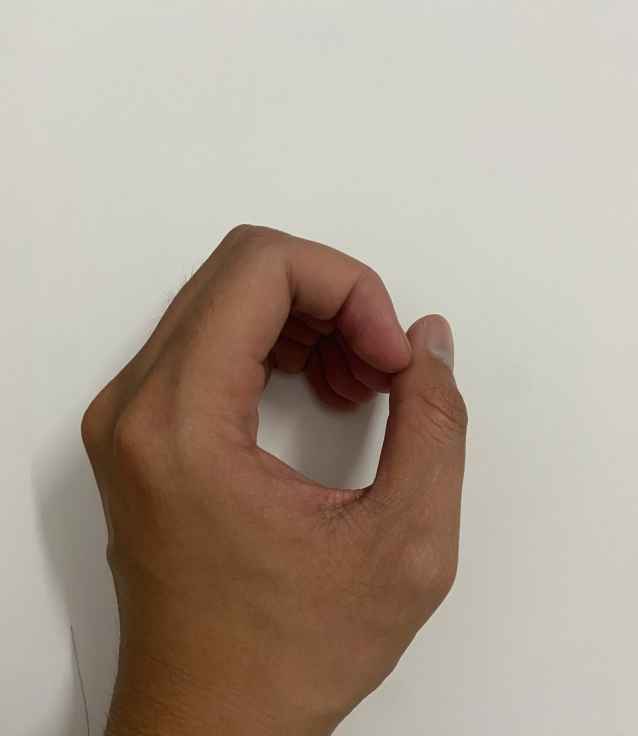
#> input picture ANN/dataset/class_1/1793072332128_5246538256360569843_g3268398984776256103_7c5e9b3861486b23f23b0a8230e8b9bc.jpg, 1913 x 2207 px (shown at 1/3 size)
$ python -i main.py   (imports and definitions only)
#> lines starting #> are read from the running program, lines starting #| are printed output that depends on the picture; after the words box and inside, x2 and y2 are one past the last pixel; in counts of white or black regions, pixels touching at a corner belong together
#> further down, picture is the input picture: shape (2207, 1913, 3); mean B, G, R 146.6, 160.2, 173.5
from __future__ import annotations

import csv
import hashlib
import math
import shutil
import sys
from collections import Counter
from functools import lru_cache
from pathlib import Path

import cv2
import matplotlib
# [1 line not run here, left out]
import matplotlib.pyplot as plt
import numpy as np
from sklearn.metrics import accuracy_score, confusion_matrix, precision_recall_fscore_support
from sklearn.preprocessing import MinMaxScaler

ROOT = Path(__file__).resolve().parent
DATA = ROOT / "dataset"
PROCESSED = ROOT / "dataset_processed"
COLOR_AUGMENTED = ROOT / "dataset_augmented"
RESULTS = ROOT / "ket_qua"
NUM_CLASSES = 5
NUM_ORIG = 20
ANGLES = [0, 15, -15, 20, -20]
EPOCHS = 200
SEED = 2026
EPS = 1e-10
COLORS = ["#2457a5", "#e27138", "#30946b", "#a552a3", "#c6a12a"]
EXPECTED_DATA_SHA256 = "b14ce7c32e54adcc98c47b33cc5861f256ff78dd04254967b215f47c946f0ab0"

class TerminalAndFile:

    def __init__(self, original, log):
        self.original, self.log = original, log
    def write(self, text):
        self.original.write(text)
        self.log.write(text)
    def flush(self):
        self.original.flush()
        self.log.flush()
    def isatty(self):
        return False
    @property
    def encoding(self):
        return self.original.encoding

# [28 lines left out: functions dataset_hash, section, read_image, resize_image, not called in this run]

def keep_largest(mask):
    n, labels, stats, _ = cv2.connectedComponentsWithStats(mask, connectivity=8)
    if n < 2:
        return np.zeros_like(mask)
    largest = 1 + np.argmax(stats[1:, cv2.CC_STAT_AREA])
    return np.where(labels == largest, 255, 0).astype(np.uint8)


# [12 lines left out: function segment_hand_old, not called in this run]


def segment_hand(bgr):
    img = cv2.GaussianBlur(bgr, (3, 3), 0)
    h, w = img.shape[:2]
    hsv = cv2.cvtColor(img, cv2.COLOR_BGR2HSV)
#> hsv: shape (2207, 1913, 3); mean H, S, V 20.9, 55.1, 173.5
    ycrcb = cv2.cvtColor(img, cv2.COLOR_BGR2YCrCb)
#> ycrcb: shape (2207, 1913, 3); mean of channels 0, 1, 2 162.7, 135.8, 119
    lab = cv2.cvtColor(img, cv2.COLOR_BGR2LAB)
#> lab: shape (2207, 1913, 3); mean of channels 0, 1, 2 168.6, 131.6, 137.7

    S, V = hsv[:, :, 1], hsv[:, :, 2]
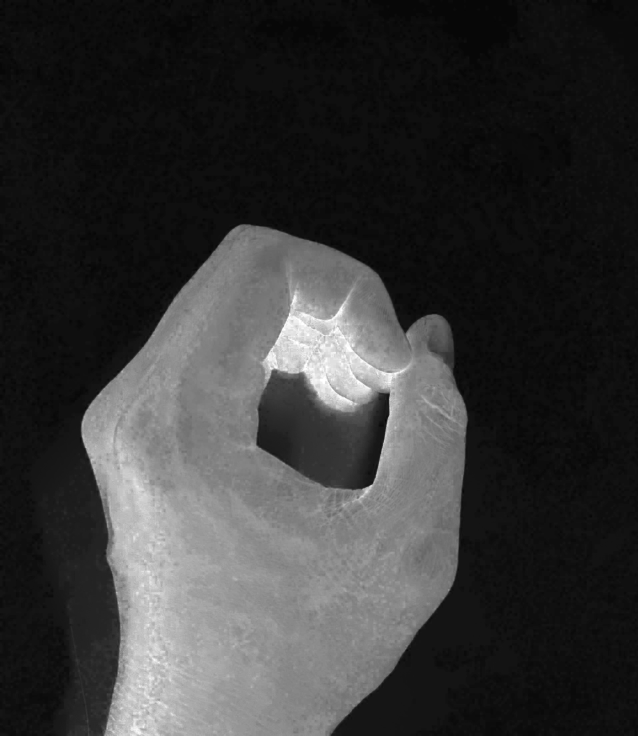
#> S: shape (2207, 1913) (shown at 1/3 size); min 3, max 255, mean 55.1
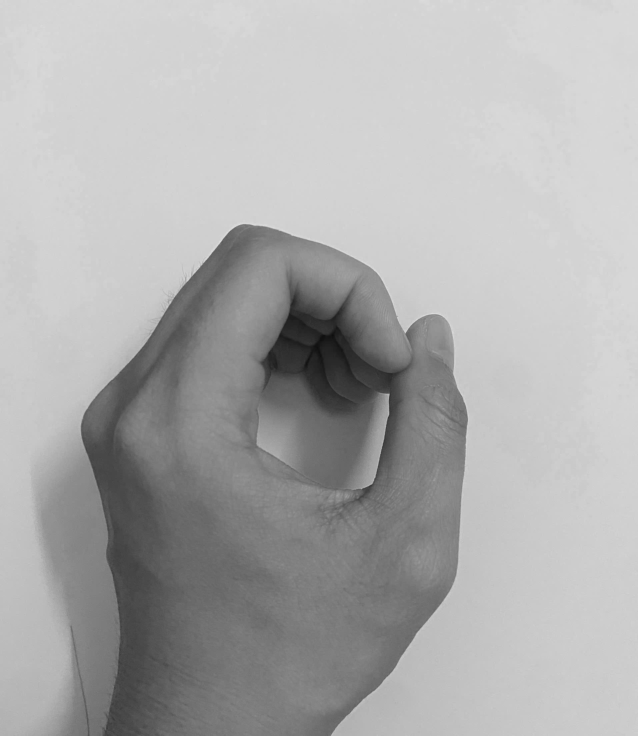
#> V: shape (2207, 1913) (shown at 1/3 size); min 12, max 228, mean 173.5
    Cr, Cb = ycrcb[:, :, 1], ycrcb[:, :, 2]
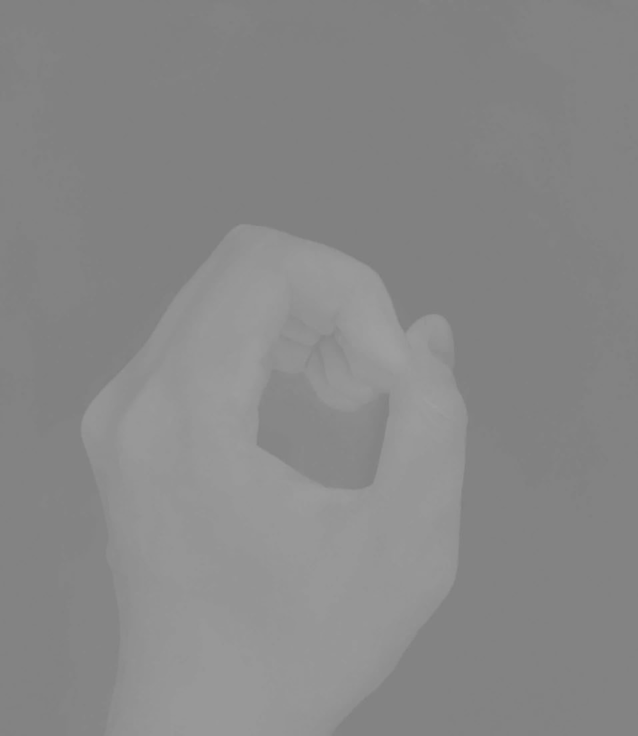
#> Cr: shape (2207, 1913) (shown at 1/3 size); min 124, max 159, mean 135.8
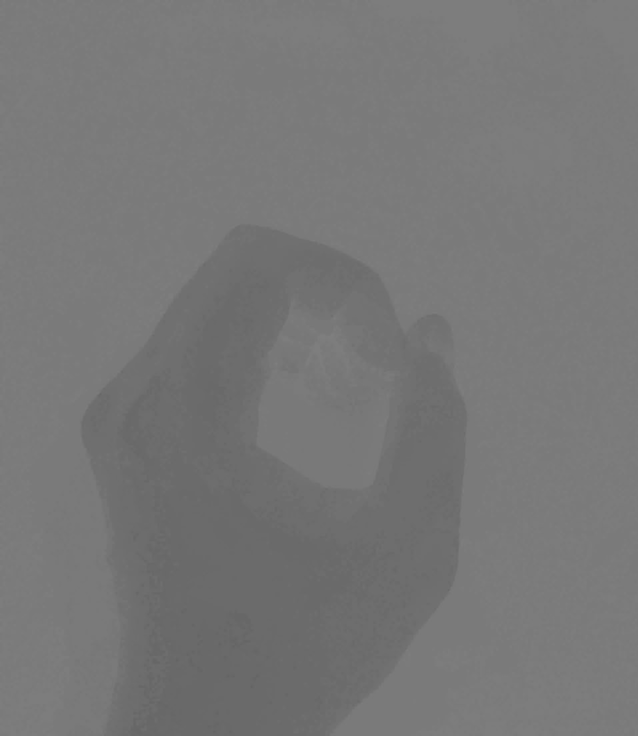
#> Cb: shape (2207, 1913) (shown at 1/3 size); min 100, max 127, mean 119
    A = lab[:, :, 1]

    skin = ((Cr >= 133) & (Cr <= 185) &
            (Cb >= 75) & (Cb <= 138) &
            (S >= 17) & (V >= 35) & (A >= 129)).astype(np.uint8) * 255
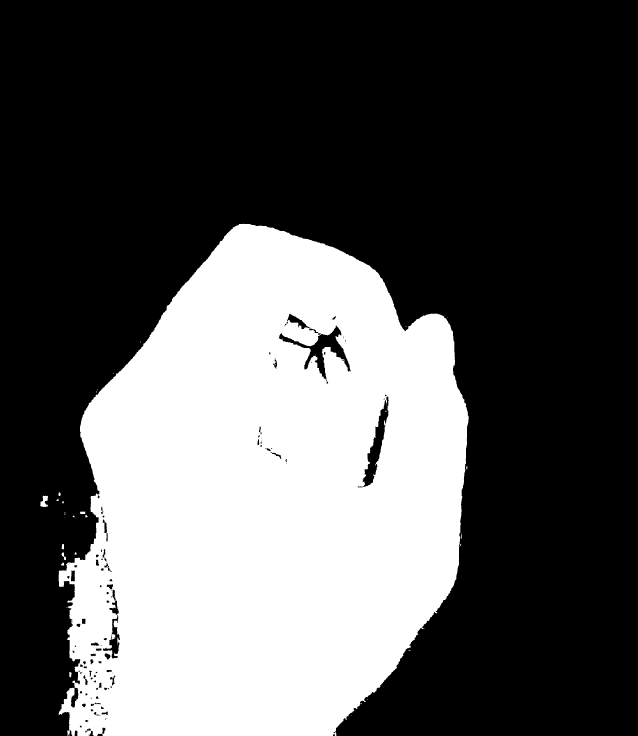
#> skin: shape (2207, 1913) (shown at 1/3 size); 33.7% white; 53 white regions (38 under 20 px), largest, box (x1, y1, x2, y2) and area: (176, 671, 1406, 2207) 1419500, (121, 1487, 144, 1521) 503, (184, 1657, 198, 1680) 132
    skin = cv2.morphologyEx(skin, cv2.MORPH_OPEN,
                             cv2.getStructuringElement(cv2.MORPH_ELLIPSE, (3, 3)))
#> skin: shape (2207, 1913); 33.6% white; 20 white regions (5 under 20 px), largest, box (x1, y1, x2, y2) and area: (176, 671, 1406, 2207) 1418893, (121, 1487, 144, 1521) 499, (240, 1535, 256, 1543) 103
    skin = keep_largest(skin)
#> in keep_largest, `n, labels, stats, _ = cv2.connectedComponentsWithStats(mask, connectiv..`:
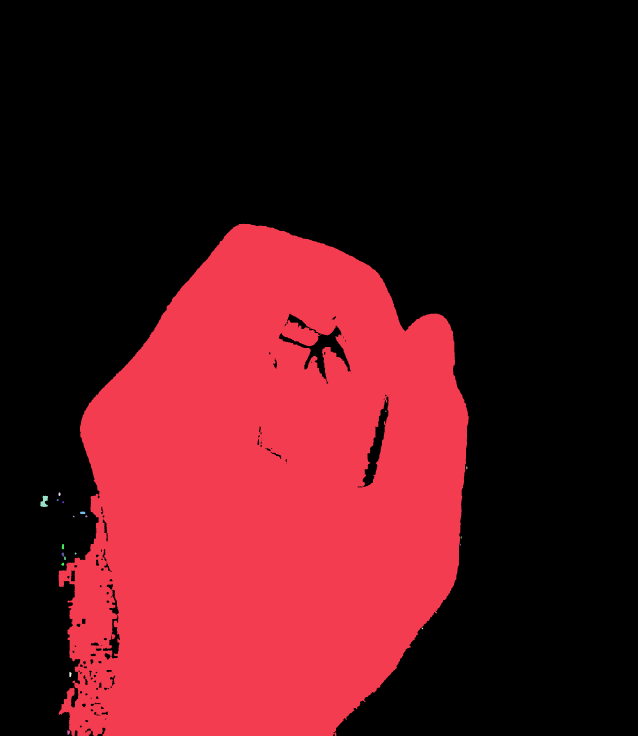
#> labels: shape (2207, 1913) int32 (shown at 1/3 size); 21 distinct labels, from 0 to 20; one colour per label, 0 black
#> in keep_largest, `n, labels, stats, _ = cv2.connectedComponentsWithStats(mask, connectiv..`: n = 21; stats = 21 rows, first 6: [0, 0, 1913, 2207, 2801804], [176, 671, 1230, 1536, 1418893], [1156, 1232, 4, 4, 10], [1399, 1399, 3, 9, 23], [175, 1477, 7, 11, 55], [121, 1487, 23, 34, 499]
#> in keep_largest, `largest = 1 + np.argmax(stats[1:, cv2.CC_STAT_AREA])`: largest = 1
    if np.count_nonzero(skin) < 60:
        print('Canh bao: vung mau da qua it; su dung mask HSV/YCrCb')
        return segment_hand_old(bgr)

    ys, xs = np.where(skin > 0)
    margin = int(0.11 * min(h, w))
    x0, x1 = max(0, int(xs.min()) - margin), min(w, int(xs.max()) + margin + 1)
#> x0 = 0; x1 = 1616
    y0, y1 = max(0, int(ys.min()) - margin), min(h, int(ys.max()) + margin + 1)
#> y0 = 461; y1 = 2207

    grab_mask = np.full((h, w), cv2.GC_BGD, np.uint8)
    grab_mask[y0:y1, x0:x1] = cv2.GC_PR_BGD
    expanded = cv2.dilate(skin,
                           cv2.getStructuringElement(cv2.MORPH_ELLIPSE, (21, 21)))
#> expanded: shape (2207, 1913); 35.2% white; 1 white region, box (x1, y1, x2, y2) and area: (166, 661, 1416, 2207) 1487117
    confident_color = (((Cr >= 143) & (S >= 45)) |
                       ((S >= 95) & (Cr >= 136)))
#> confident_color: shape (2207, 1913) bool; 29.8% white; 5 white regions (4 under 20 px), largest, box (x1, y1, x2, y2) and area: (244, 674, 1402, 2207) 1259855
    confident_skin = cv2.bitwise_and(skin,
                                    confident_color.astype(np.uint8) * 255)
#> confident_skin: shape (2207, 1913); 29.6% white; 5 white regions (4 under 20 px), largest, box (x1, y1, x2, y2) and area: (244, 674, 1402, 2207) 1250521
    sure_skin = cv2.erode(confident_skin,
                          cv2.getStructuringElement(cv2.MORPH_ELLIPSE, (5, 5)))
#> sure_skin: shape (2207, 1913); 29.3% white; 1 white region, box (x1, y1, x2, y2) and area: (246, 676, 1400, 2207) 1235475
    if np.count_nonzero(sure_skin) < 50:
        sure_skin = skin.copy()

    grab_mask[expanded > 0] = cv2.GC_PR_FGD
    gray_shadow = ((S < 85) & (V < 190) & (Cr <= 140))
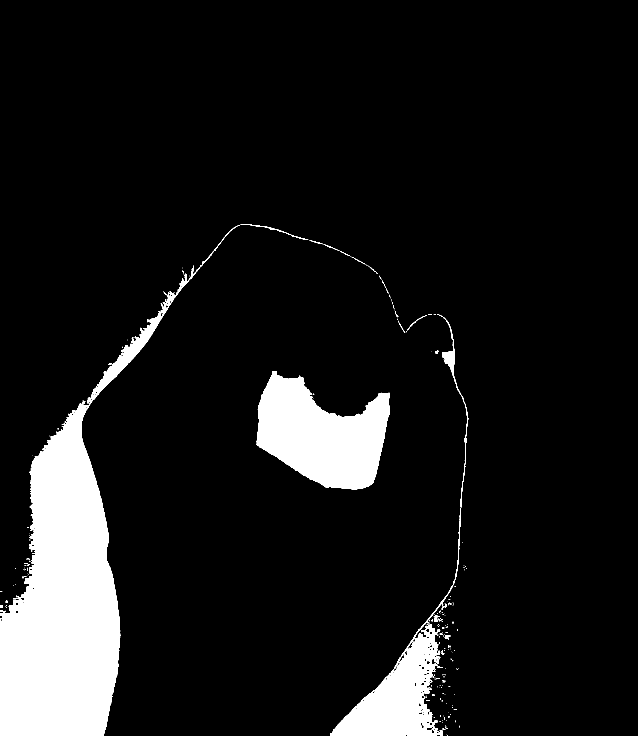
#> gray_shadow: shape (2207, 1913) bool (shown at 1/3 size); 9.5% white; 235 white regions (194 under 20 px), largest, box (x1, y1, x2, y2) and area: (0, 674, 721, 2207) 256500, (770, 1114, 1169, 1469) 88786, (990, 943, 1405, 2207) 52979
    grab_mask[gray_shadow & (sure_skin == 0)] = cv2.GC_BGD
    grab_mask[:2, :] = cv2.GC_BGD
    grab_mask[-2:, :] = cv2.GC_BGD
    grab_mask[:, :2] = cv2.GC_BGD
    grab_mask[:, -2:] = cv2.GC_BGD
    grab_mask[sure_skin > 0] = cv2.GC_FGD

    bg_model = np.zeros((1, 65), np.float64)
    fg_model = np.zeros((1, 65), np.float64)
    try:
        cv2.grabCut(img, grab_mask, None, bg_model, fg_model,
                    3, cv2.GC_INIT_WITH_MASK)
        mask = np.isin(grab_mask, [cv2.GC_FGD, cv2.GC_PR_FGD]).astype(np.uint8) * 255
    except cv2.error:
        print('Canh bao: GrabCut khong hoi tu; su dung mask HSV/YCrCb')
        return segment_hand_old(bgr)

    mask = cv2.morphologyEx(mask, cv2.MORPH_OPEN,
                            cv2.getStructuringElement(cv2.MORPH_ELLIPSE, (3, 3)))
    mask = cv2.morphologyEx(mask, cv2.MORPH_CLOSE,
                            cv2.getStructuringElement(cv2.MORPH_ELLIPSE, (3, 3)))
    mask = keep_largest(mask)

    inverse = cv2.bitwise_not(mask)
    n, labels, stats, _ = cv2.connectedComponentsWithStats(inverse, connectivity=8)
    hole_limit = max(6, int(0.00045 * h * w))
    for i in range(1, n):
        x, y, ww, hh, area = stats[i]
        if area <= hole_limit and x > 0 and y > 0 and x + ww < w and y + hh < h:
            mask[labels == i] = 255
#> mask: shape (2207, 1913); 29.9% white; 1 white region, box (x1, y1, x2, y2) and area: (244, 674, 1402, 2207) 1263213

    ratio = np.count_nonzero(mask) / mask.size
    if not 0.008 < ratio < 0.85:
        print('Canh bao: ti le mask bat thuong; su dung HSV/YCrCb')
        return segment_hand_old(bgr)
    return mask


# [447 lines left out: functions seg_overlay, centroid_from_mask, rotate_mask, rotate_color_native, hu_features, image_fingerprint and 9 more, not called in this run]

class SimpleANN:
    # [19 lines left out: functions __init__, sigmoid, forward, not called in this run]
    @staticmethod
    def cce(p,Y):
        return float(-np.sum(Y*np.log(np.clip(p,1e-12,1.0)))/len(Y))
    # [12 lines left out: functions gradients, update, not called in this run]
    def snapshot(self):
        return tuple(np.copy(p) for p in (self.W1,self.b1,self.W2,self.b2))
    def restore(self,snap):
        self.W1,self.b1,self.W2,self.b2=tuple(np.copy(p) for p in snap)

def one_hot(y):
    return np.eye(5,dtype=np.float64)[y]

# [326 lines left out: functions show_manual_backprop, train_models, export_losses, export_testing, main, not called in this run]

# [2 lines not run here, left out]

>>> import cv2
>>> picture = cv2.imread('dataset/class_1/1793072332128_5246538256360569843_g3268398984776256103_7c5e9b3861486b23f23b0a8230e8b9bc.jpg')
>>> result = segment_hand(picture)

$ run again, on ANN/dataset/class_2/1793072332284_5246538256360569843_g3268398984776256103_668b2f7234d58f514635252e0e8e667c.jpg
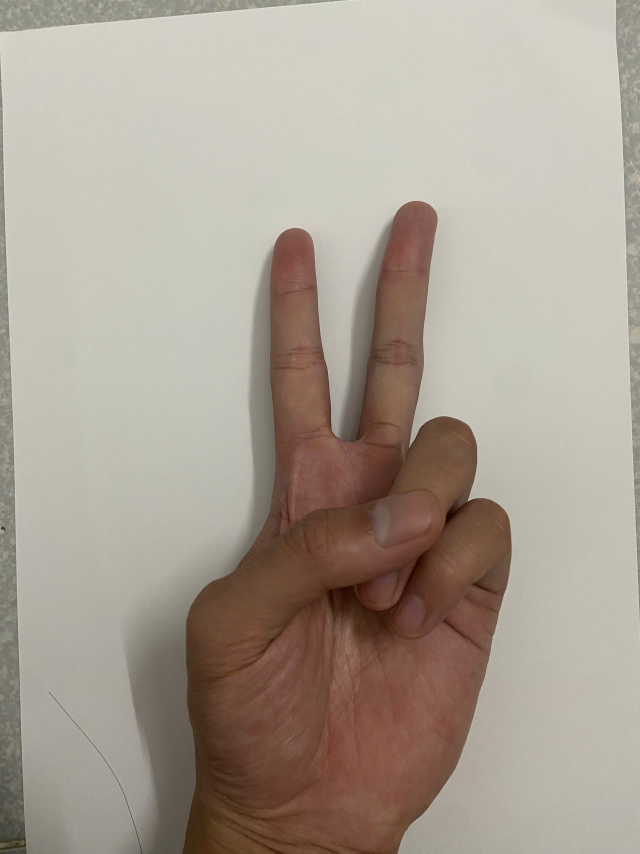
#> input picture ANN/dataset/class_2/1793072332284_5246538256360569843_g3268398984776256103_668b2f7234d58f514635252e0e8e667c.jpg, 1920 x 2560 px (shown at 1/3 size)
#> picture is the input picture: shape (2560, 1920, 3); mean B, G, R 146.7, 158.6, 169.7
#> hsv: shape (2560, 1920, 3); mean H, S, V 20.1, 44.2, 169.8
#> ycrcb: shape (2560, 1920, 3); mean of channels 0, 1, 2 160.7, 134.6, 120.2
#> lab: shape (2560, 1920, 3); mean of channels 0, 1, 2 167.1, 130.6, 136.2
#> in keep_largest, `n, labels, stats, _ = cv2.connectedComponentsWithStats(mask, connectiv..`:
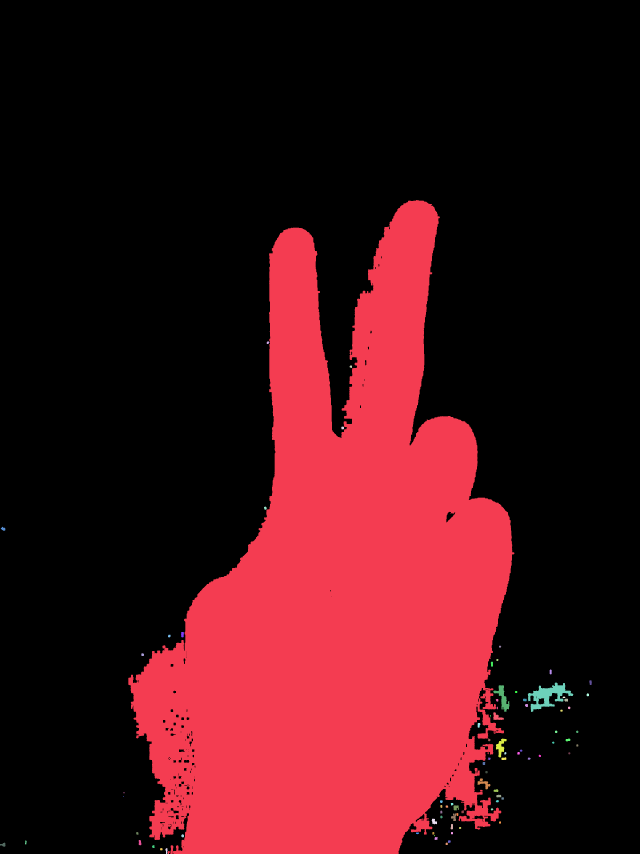
#> labels: shape (2560, 1920) int32 (shown at 1/3 size); 84 distinct labels, from 0 to 83; one colour per label, 0 black
#> n = 84; stats = 84 rows, first 6: [0, 0, 1920, 2560, 3589336], [385, 600, 1158, 1960, 1313438], [800, 1024, 8, 8, 49], [1049, 1096, 7, 8, 44], [1024, 1280, 8, 8, 59], [792, 1520, 8, 9, 60]
#> largest = 1
#> x0 = 174; x1 = 1754
#> y0 = 389; y1 = 2560
#> expanded: shape (2560, 1920); 28.6% white; 1 white region, box (x1, y1, x2, y2) and area: (375, 590, 1553, 2560) 1404289
#> confident_color: shape (2560, 1920) bool; 23.6% white; 25 white regions (20 under 20 px), largest, box (x1, y1, x2, y2) and area: (547, 604, 1533, 2560) 1158064, (1223, 1328, 1227, 1339) 41, (817, 1507, 826, 1516) 27, (1250, 1191, 1253, 1200) 25, (4, 1583, 9, 1588) 20
#> confident_skin: shape (2560, 1920); 23.6% white; 24 white regions (20 under 20 px), largest, box (x1, y1, x2, y2) and area: (547, 604, 1533, 2560) 1157664, (1223, 1328, 1227, 1339) 41, (817, 1507, 826, 1516) 27, (1250, 1191, 1253, 1200) 25
#> sure_skin: shape (2560, 1920); 23.1% white; 10 white regions (8 under 20 px), largest, box (x1, y1, x2, y2) and area: (549, 606, 1531, 2560) 1137180, (1151, 1000, 1159, 1015) 61
#> gray_shadow: shape (2560, 1920) bool; 27.5% white; 1084 white regions (920 under 20 px), largest, box (x1, y1, x2, y2) and area: (0, 166, 853, 2560) 786641, (1193, 1015, 1920, 2560) 361373, (1847, 0, 1920, 1871) 67945
#> after the loop in segment_hand, `for i in range(1, n):`:
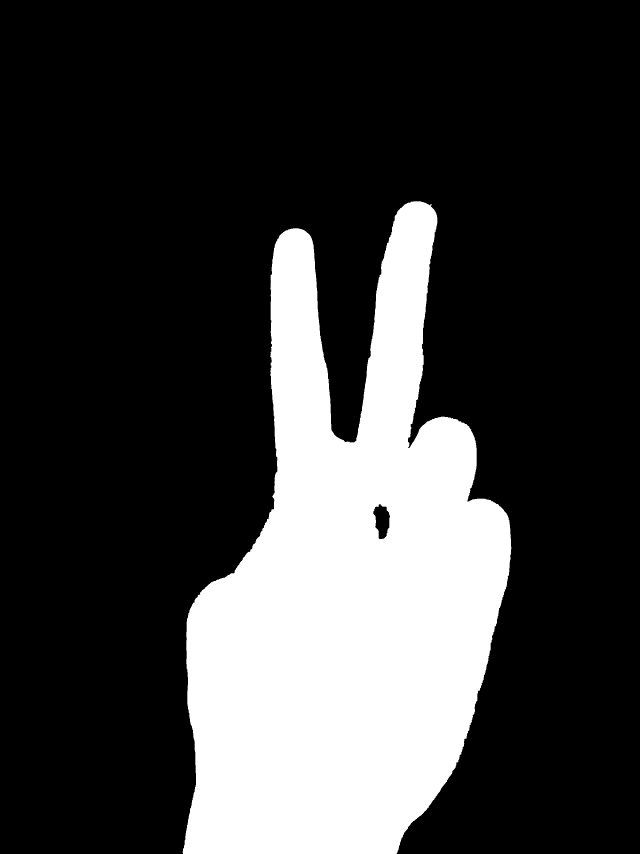
#> mask: shape (2560, 1920) (shown at 1/3 size); 23.8% white; 1 white region, box (x1, y1, x2, y2) and area: (548, 604, 1534, 2560) 1169882
